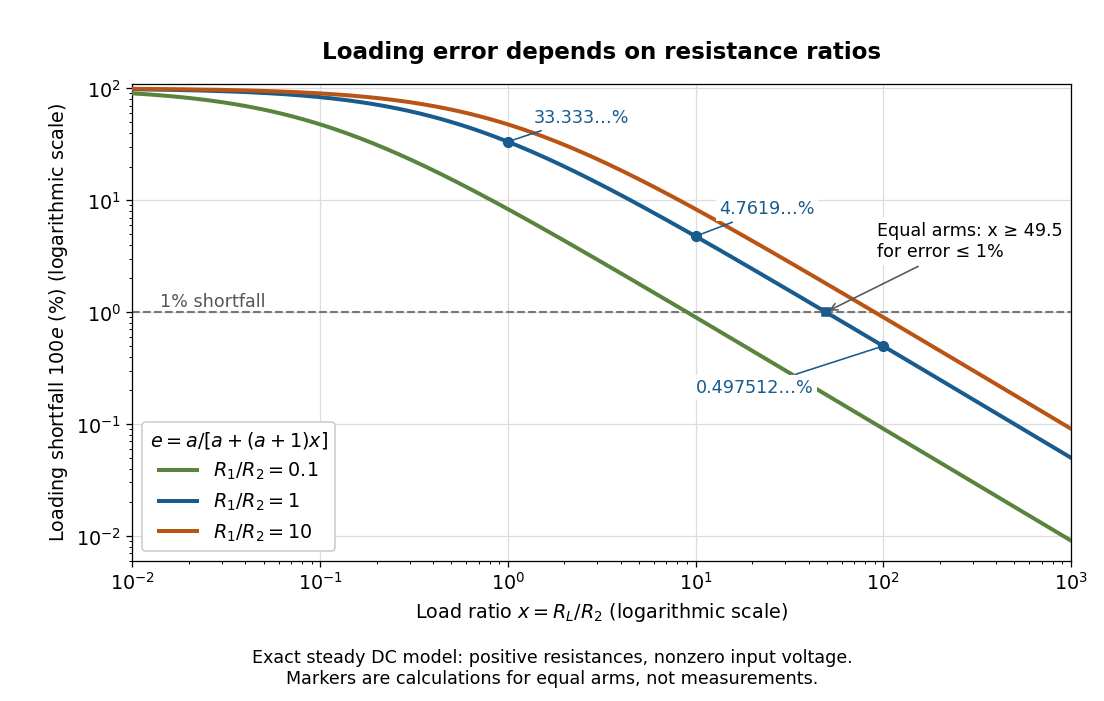

Recreate this plot in Python.
"""Exact loading-error curves; Python 3.14, numpy 2.3.5, matplotlib 3.10.7.

Run from _media; output is an opaque, white PNG in the current directory.
"""
from pathlib import Path
import numpy as np
import matplotlib.pyplot as plt

plt.rcParams.update({'font.size': 12, 'font.family': 'DejaVu Sans'})
fig, ax = plt.subplots(figsize=(9.6, 6.1))
fig.patch.set_facecolor('white')
x = np.logspace(-2, 3, 601)
for a, color in [(.1, '#59843e'), (1, '#185b8c'), (10, '#b95415')]:
    e = a / (a+(a+1)*x)
    ax.loglog(x, 100*e, color=color, lw=2.5,
              label=rf'$R_1/R_2={a:g}$', zorder=3)
ax.axhline(1, color='#777777', ls='--', lw=1.3)
ax.text(.014, 1.13, '1% shortfall', color='#555555', fontsize=11)
for xi, text, offset in [(1, '33.333…%', (16, 12)),
                         (10, '4.7619…%', (15, 14)),
                         (100, '0.497512…%', (-117, -29))]:
    yi = 100/(1+2*xi)
    ax.plot(xi, yi, 'o', color='#185b8c', ms=6, zorder=5)
    ax.annotate(text, (xi, yi), xytext=offset, textcoords='offset points',
                fontsize=11, color='#185b8c',
                bbox={'facecolor':'white', 'edgecolor':'none', 'pad':2},
                arrowprops={'arrowstyle':'-', 'color':'#185b8c'})
ax.plot(49.5, 1, 's', color='#185b8c', ms=5, zorder=5)
ax.annotate('Equal arms: x ≥ 49.5\nfor error ≤ 1%', (49.5, 1), xytext=(32, 35),
            textcoords='offset points', fontsize=11,
            arrowprops={'arrowstyle':'->', 'color':'#555555'},
            bbox={'facecolor':'white', 'edgecolor':'none', 'pad':3})
ax.set_xlim(.01, 1000); ax.set_ylim(.006, 110)
ax.set_xlabel(r'Load ratio $x=R_L/R_2$ (logarithmic scale)')
ax.set_ylabel(r'Loading shortfall $100e$ (%) (logarithmic scale)')
ax.set_title('Loading error depends on resistance ratios', fontweight='bold', pad=16)
ax.grid(True, which='major', color='#dddddd', lw=.8)
ax.legend(loc='lower left', framealpha=1, title=r'$e=a/[a+(a+1)x]$')
fig.text(.5, .025, 'Exact steady DC model: positive resistances, nonzero input voltage.\n'
         'Markers are calculations for equal arms, not measurements.', ha='center', fontsize=11)
fig.subplots_adjust(left=.12, right=.97, bottom=.2, top=.88)
fig.savefig(Path.cwd() / (Path(__file__).stem + '.png'), dpi=115, facecolor='white')
plt.close(fig)
